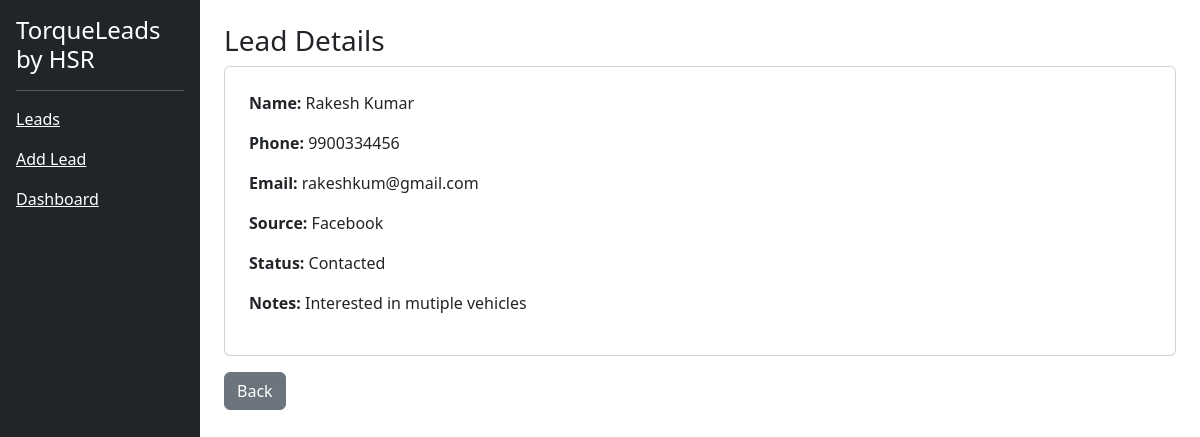
The page /lead/1 on the database its author committed.
### tables this page shows
CREATE TABLE leads (
        id INTEGER PRIMARY KEY AUTOINCREMENT,
        name TEXT NOT NULL,
        phone TEXT NOT NULL,
        email TEXT,
        source TEXT,
        status TEXT,
        notes TEXT,
        follow_up_date TEXT,
        created_at DATETIME DEFAULT CURRENT_TIMESTAMP,
        score INTEGER
        );

### app.py (the view)
@app.route("/lead/<int:lead_id>")
def lead_detail(lead_id):
    conn = get_db_connection()
    lead = conn.execute(
        "SELECT * FROM leads WHERE id = ?",
        (lead_id,)
    ).fetchone()
    conn.close()
    return render_template("lead_detail.html", lead=lead)

### app.py (called while the page is built)
def get_db_connection():
    conn = sqlite3.connect("database.db")
    conn.row_factory = sqlite3.Row
    return conn

### templates/lead_detail.html
{% extends "base.html" %}
{% block content %}
<h3>Lead Details</h3>
<div class="card p-4">
    <p><strong>Name:</strong> {{ lead["name"] }}</p>
    <p><strong>Phone:</strong> {{ lead["phone"] }}</p>
    <p><strong>Email:</strong> {{ lead["email"] }}</p>
    <p><strong>Source:</strong> {{ lead["source"] }}</p>
    <p><strong>Status:</strong> {{ lead["status"] }}</p>
    <p><strong>Notes:</strong> {{ lead["notes"] }}</p>
</div>
<a href="/" class="btn btn-secondary mt-3">Back</a>
{% endblock %}

### rows shown on the page
leads: name "Rakesh Kumar", phone "9900334456", email "rakeshkum@gmail.com", source "Facebook", status "Contacted", notes "Interested in mutiple vehicles"
